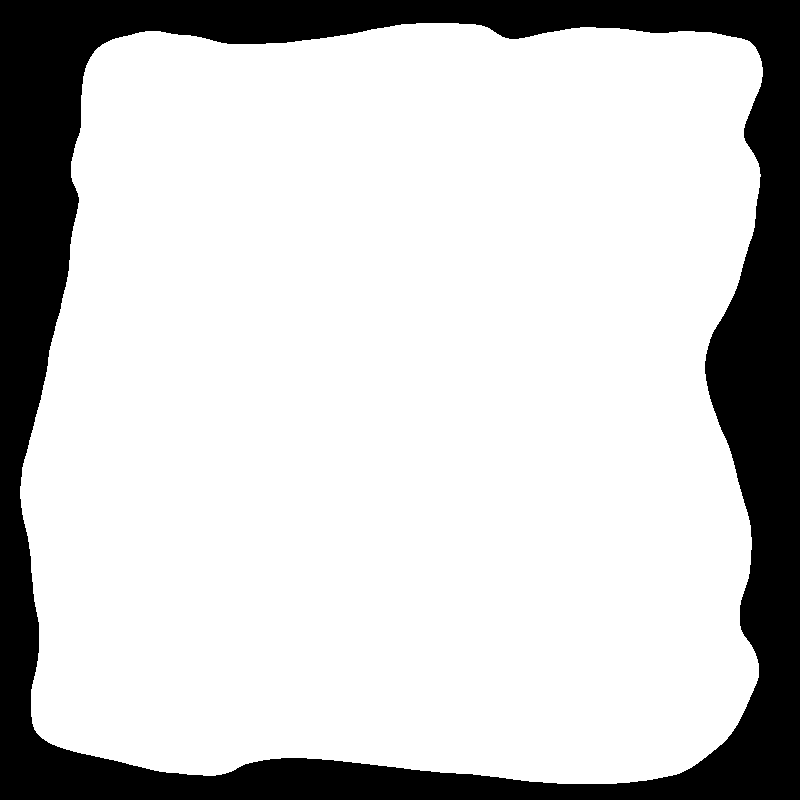
//> input picture digital_image_process/pic/square.tif, 800 x 800 px
$ ./11.boundary_track   (built with g++ and OpenCV 4)
//> lines starting //> are read from the running program, lines starting //| are printed output that depends on the picture; after the words box and inside, x2 and y2 are one past the last pixel; in counts of white or black regions, pixels touching at a corner belong together
//> further down, img_orig is the input picture: 800 rows x 800 cols, CV_8UC3; 79.3% white; 1 black region, box (x1, y1, x2, y2) and area: (0, 0, 800, 800) 132324
//边界检测：
//摩尔邻域跟踪:用于从二值图像中提取单个连通区域的有序边界像素序列
#include <iostream>
#include <vector>
#include <opencv2/opencv.hpp>

using namespace std;
using namespace cv;

//摩尔边界跟踪算法的实现，用于找到边界点的坐标
vector<Point> boundaryTrack(const Mat& binImg) {
    if (binImg.empty() || binImg.type() != CV_8U) {
        cerr << "错误: boundaryTrack需要一个非空的8位单通道二值图。" << endl;
        return {}; // 返回空向量
    }

    Mat image_to_track = binImg.clone(); // 创建一个副本以防万一

    // 找到起点
    // 获取指向图像数据起始位置的指针
    uchar* b = image_to_track.ptr<uchar>(0);
    int istep = image_to_track.cols; // 每行的像素数（作为一维索引的步长）
//> istep = 800
    int n = 0;
    // 遍历所有像素（看作一维数组），找到第一个值为255的前景像素
    for (; n < image_to_track.rows * image_to_track.cols; n++) {
        if (*b == 255)
            break; // 找到了，跳出循环
        b++; // 移动指针到下一个像素
    }
//> after the loop, n = 18816

    // 如果扫描完整个图像都没找到前景像素，则返回空
    if (n == image_to_track.rows * image_to_track.cols) {
        cout << "未在图像中找到前景像素。" << endl;
        return {};
    }

    // 初始化跟踪变量
    int index = n; // 当前点在一维数组中的索引
//> index = 18816
    int start_index = n; // 保存起点的索引，用于终止判断
//> start_index = 18816
    int end = -1;  // 终止标志，初始化为一个与起点不同的值
    vector<Point> boundaryPoints;

    // 添加一个迭代保护，防止因意外情况陷入死循环
    int max_iterations = image_to_track.rows * image_to_track.cols;
//> max_iterations = 640000
    int iter_count = 0;

    // 边界跟踪循环
    while (end != start_index && iter_count < max_iterations) {
        // 将当前点的1D索引转换为2D坐标并记录
        boundaryPoints.push_back(Point(index % istep, index / istep));

        // 定义8个邻域的1D索引偏移量 (N, NE, E, SE, S, SW, W, NW)，并重复一遍
        int neighbor[16] = { -istep , -istep + 1, 1, istep + 1, istep, istep - 1, -1, -istep - 1,
                             -istep , -istep + 1, 1, istep + 1, istep, istep - 1, -1, -istep - 1};

        // 寻找下一个边界点
        int i = 0;
        // 从邻域中找到第一个背景点(0)，这标志着“墙壁”的位置
        for (; i < 8; i++) {
            if ((int)b[neighbor[i]] == 0)
                break;
        }

        int j = i;
        // 从“墙壁”开始，逆时针寻找第一个前景点(255)，这就是下一个边界点
        for (; j < i + 8; j++) {
            if ((int)b[neighbor[j]] == 255) {
                // 找到了，更新指针和索引到新位置
                b += neighbor[j];
                index += neighbor[j];

                // 更新终止检查变量
                end = index;
                break; // 跳出内层循环
            }
        }
        iter_count++;
    }
//> this loop made 2724 passes
//> (j, index, end) on passes 1 to 3: (2, 18817, 18817), (2, 18818, 18818), (2, 18819, 18819)
//> after the loop, boundaryPoints = contour of 2724 points, box (x1, y1, x2, y2) (20, 23, 763, 784), area 506313; index = 18816; end = 18816; iter_count = 2724

    if (iter_count >= max_iterations) {
        cout << "警告: 边界跟踪达到最大迭代次数。" << endl;
    }

    return boundaryPoints;
}


int main() {
    string image_path = "pic/square.tif";
    Mat img_orig = imread(image_path, IMREAD_COLOR);

    if (img_orig.empty()) {
        cerr << "错误: 无法加载图像 " << image_path << endl;
        return -1;
    }

    Mat gray_img, binary_img;
    cvtColor(img_orig, gray_img, COLOR_BGR2GRAY);
    // 使用Otsu方法自动二值化，得到实心的二值图像 (左图)
    threshold(gray_img, binary_img, 0, 255, THRESH_BINARY | THRESH_OTSU);


    // 获取边界点的坐标列表
    vector<Point> boundary_points = boundaryTrack(binary_img);
//> boundary_points has the same summary as boundaryPoints in boundaryTrack

    // 关键步骤：根据坐标列表创建边界图像
    // 创建一张和原图一样大小的全黑画布
    Mat boundary_image = Mat::zeros(binary_img.size(), CV_8U);

    if (!boundary_points.empty()) {
        cout << "找到边界，包含 " << boundary_points.size() << " 个点。" << endl;
//| 找到边界，包含 2724 个点。

        // 遍历所有找到的边界点坐标
        for (const auto& p : boundary_points) {
            // 在黑色画布上，将这些坐标对应的像素点设为白色
            boundary_image.at<uchar>(p) = 255;
        }
//> this loop made 2724 passes
//> p on passes 1 to 3: Point(416, 23), Point(417, 23), Point(418, 23)
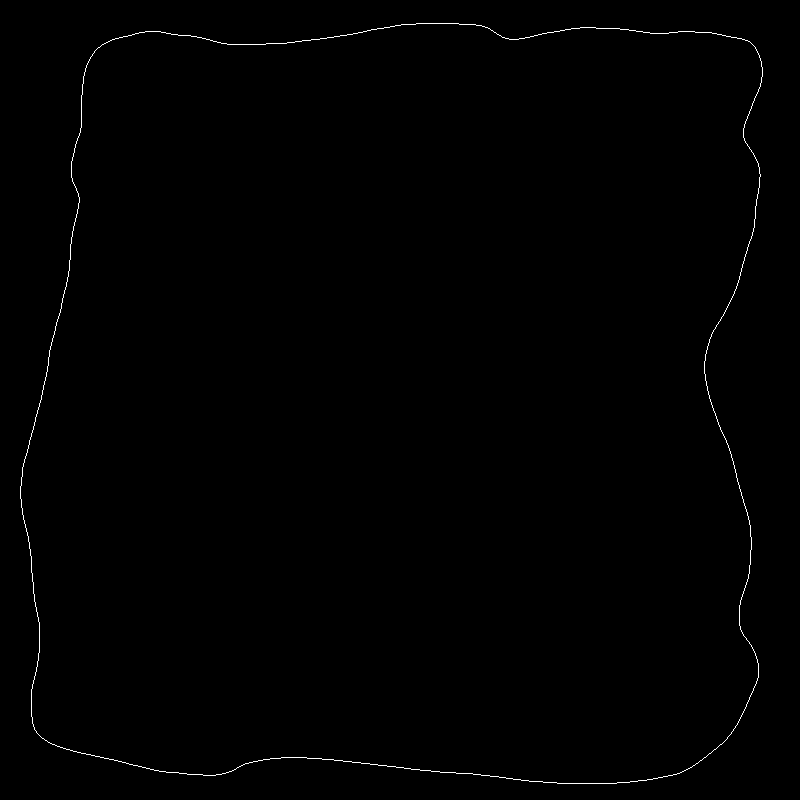
//> boundary_image: 800 rows x 800 cols, CV_8UC1; 0.43% white in thin lines or dots, all inside (x1, y1, x2, y2) = (20, 23, 763, 784)
    } else {
        cout << "未能找到边界。" << endl;
    }

    imshow("src", binary_img);
    imshow("mask", boundary_image);

    waitKey(0);
    destroyAllWindows();

    return 0;
}
